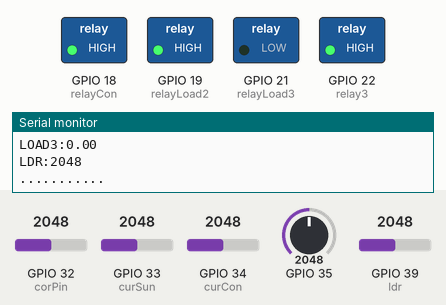
The sketch below on a simulated ESP32. Shown: switched loads named in the sketch (green lamp = pin HIGH), the last lines printed to the serial monitor. Inputs (shaded band) come from the test bench; at power-on: GPIO 39 (ldr) = 2048, GPIO 32 (corPin) = 2048, GPIO 33 (curSun) = 2048, GPIO 34 (curCon) = 2048, GPIO 35 = 2048. WiFi joins after 1.5 s; servers stay silent unless stated; uploads are accepted with an empty reply; the local clock reads 2024-03-15 10:24:30 at power-on unless the sketch sets it.

Above: at 3.2 s.
3.3 s: GPIO 39 (ldr) set to 1965
At 5.4 s:
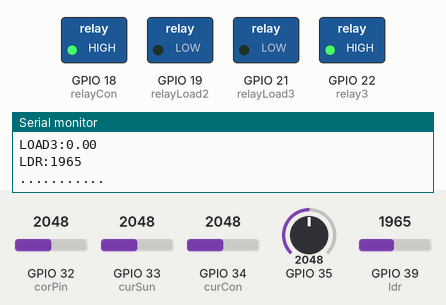
6.5 s: GPIO 39 (ldr) set to 2866
At 8.9 s:
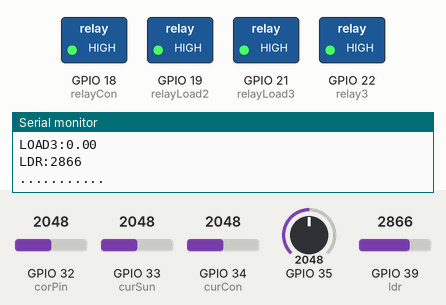
9.2 s: GPIO 39 (ldr) set to 2973
16.7 s: GPIO 39 (ldr) set to 3032
At 20.7 s:
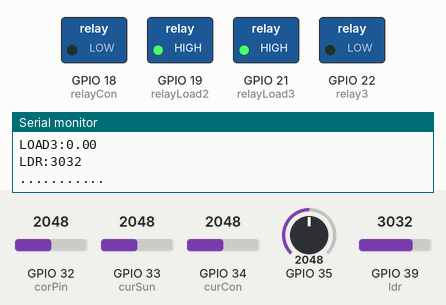
21.2 s: GPIO 39 (ldr) set to 2960
At 23.1 s:
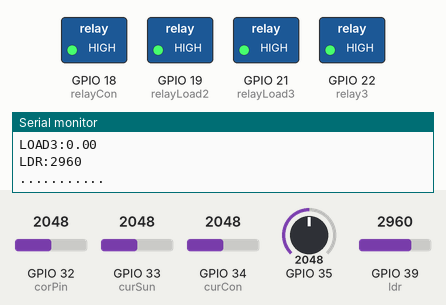
23.8 s: GPIO 39 (ldr) set to 3040
At 25.6 s:
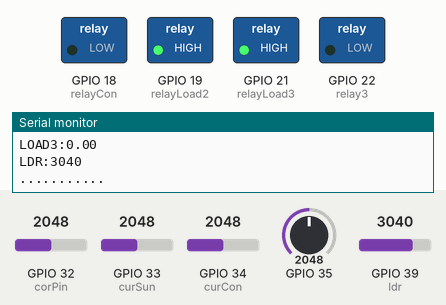
Timing chart, 0 to 27.1 s (numbered marks = the images above; inputs shaded):
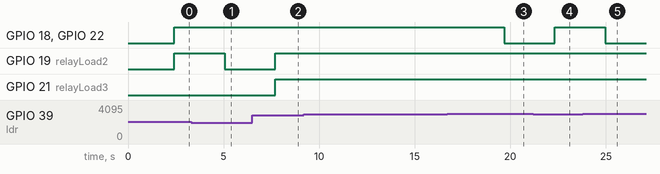

The sketch:

Project.ino
```cpp
#include "WiFi.h"
#include "ThingSpeak.h"
#include <time.h>
#include <HTTPClient.h>

//33 32 35 34 39 36

#define ChannelID 2165216
#define WriteAPIKey "AT6PH77TH5THRR6C"
#define CSE_IP "192.168.227.115"/////////////////////////////////////////////////////
#define CSE_PORT 5089
#define OM2M_ORGIN "admin:admin"
#define OM2M_MN "/~/in-cse/in-name/"
#define OM2M_AE "AE-TEST"
#define INTERVAL 15000L

#define OM2M_DATA_CONT_LOAD1 "Load1/Data"
#define OM2M_DATA_CONT_LOAD2 "Load2/Data"
#define OM2M_DATA_CONT_LOAD3 "Load3/Data"
#define OM2M_DATA_CONT_SOLAR "Solar/Data"
#define OM2M_DATA_CONT_CONVENTIONAL "Conventional/Data"
#define OM2M_DATA_CONT_LDR "LDR/Data"
const char * ntpServer = "pool.ntp.org";
long int prev_millis = 0;
unsigned long epochTime;
HTTPClient http;


unsigned long getTime() {
  struct tm timeinfo;
  time_t now = getLocalTime(&timeinfo);

  if (!getLocalTime(&timeinfo)) {
    // Serial.println("Failed to obtain time");
    return (0);
  }
  time( &now);
  return now;
}

char* ssid="POCO M4 5G";
char* pass="1234567890";

float curRead(int pin, char cont[]);
float maxSun=3000;
float medSun=2500;
float minSun=2000;
float abso(float a);
int curSun=33;
int curCon=34;
int corPin=32;
int curLoad2=35;
int relayCon=18;
int relayLoad2=19;
int relayLoad3=21;
int relay3=22;
int ldr=39;
void ConnectWifi();
WiFiClient client;


void setup() {
  // put your setup code here, to run once:
  Serial.begin(9600);
  ConnectWifi();
  configTime(0, 0, ntpServer);
  pinMode(curSun, INPUT);
  pinMode(curCon, INPUT);
  pinMode(corPin, INPUT);
  pinMode(relayCon, OUTPUT);
  pinMode(relayLoad2, OUTPUT);
  pinMode(relayLoad3, OUTPUT);
  pinMode(relay3, OUTPUT);

  ThingSpeak.begin(client);

}

void loop() {
  // put your main code here, to run repeatedly:
  float rLoad3;
  float rLoad1;
  float rSun=curRead(curSun,"Sun: ");
  float rCon=curRead(curCon, "Conventional: ");
  float rLoad2=curRead(curLoad2, "Load2: ");
  curRead(corPin, "Correction: ");

  int rldr=analogRead(ldr);
  Serial.print("LDR: ");
  Serial.println(rldr);


  if(rldr>maxSun)
  {
      digitalWrite(relayCon,0);
      digitalWrite(relayLoad2,1);
      digitalWrite(relayLoad3,1);
      digitalWrite(relay3,0);
      rLoad1=rLoad2;
      rLoad3=rLoad2;
      rCon=0.0;
  }
  else if(rldr>medSun)
  {
      digitalWrite(relayCon,1);
      digitalWrite(relayLoad2,1);
      digitalWrite(relayLoad3,1);
      digitalWrite(relay3,1);
      rLoad1=rLoad2;
      rLoad3=rLoad2;
  }
  else if(rldr>minSun)
  {
      digitalWrite(relayCon,1);
      digitalWrite(relayLoad2,1);
      digitalWrite(relayLoad3,0);
      digitalWrite(relay3,1);
      rLoad1=rLoad2;
      rLoad3=0.0;
  }
  else
  {
      digitalWrite(relayCon,1);
      digitalWrite(relayLoad2,0);
      digitalWrite(relayLoad3,0);
      digitalWrite(relay3,1);
      rLoad1=rCon;
      rLoad2=0.0;
      rLoad3=0.0;
      rSun=0.0;

  }

  Serial.print("SUN:");
  Serial.println(rSun);
  Serial.print("CONVENTIONAL:");
  Serial.println(rCon);
  Serial.print("LOAD1:");
  Serial.println(rLoad1);
  Serial.print("LOAD2:");
  Serial.println(rLoad2);
  Serial.print("LOAD3:");
  Serial.println(rLoad3);
  Serial.print("LDR:");
  Serial.println(rldr);
  ThingSpeak.setField(1,rSun);
  ThingSpeak.setField(2,rCon);
  ThingSpeak.setField(3,rLoad1);
  ThingSpeak.setField(4,rLoad2);
  ThingSpeak.setField(5,rLoad3);
  ThingSpeak.setField(6,rldr);
  Serial.println("...........");

  ThingSpeak.writeFields(ChannelID,WriteAPIKey);
  ///////////////////////////////////////////////////////////////////////////////////////////////////////////////////////////////////////////////////////


    if (millis() - prev_millis >= INTERVAL) {
    epochTime = getTime();
    String data;
    String server = "http://" + String() + CSE_IP + ":" + String() + CSE_PORT + String() + OM2M_MN;

    http.begin(server + String() + OM2M_AE + "/" + OM2M_DATA_CONT_LOAD1 + "/");

    http.addHeader("X-M2M-Origin", OM2M_ORGIN);
    http.addHeader("Content-Type", "application/json;ty=4");
    http.addHeader("Content-Length", "100");

    // data = "[" + String(epochTime) + ", " + String(occupancy) + ", " + String(distance) +   + "]";
    data = "[" + String(epochTime) + ", " + String(rLoad1) + "]";
    // data = "["+ String(sensordata) +   + "]";

    Serial.println(data);
    String req_data = String() + "{\"m2m:cin\": {"

      +
      "\"con\": \"" + data + "\","

      +
      "\"lbl\": \"" + "V1.0.0" + "\","

      //+ "\"rn\": \"" + "cin_"+String(i++) + "\","

      +
      "\"cnf\": \"text\""

      +
      "}}";

    Serial.println(req_data);
    int code = http.POST(req_data);
    http.end();


     http.begin(server + String() + OM2M_AE + "/" + OM2M_DATA_CONT_LOAD2 + "/");

    http.addHeader("X-M2M-Origin", OM2M_ORGIN);
    http.addHeader("Content-Type", "application/json;ty=4");
    http.addHeader("Content-Length", "100");

    // data = "[" + String(epochTime) + ", " + String(occupancy) + ", " + String(distance) +   + "]";
    data = "[" + String(epochTime) + ", " + String(rLoad2) + "]";
    // data = "["+ String(sensordata) +   + "]";

    Serial.println(data);
    req_data = String() + "{\"m2m:cin\": {"

      +
      "\"con\": \"" + data + "\","

      +
      "\"lbl\": \"" + "V1.0.0" + "\","

      //+ "\"rn\": \"" + "cin_"+String(i++) + "\","

      +
      "\"cnf\": \"text\""

      +
      "}}";

    Serial.println(req_data);
     code = http.POST(req_data);
    http.end();


    http.begin(server + String() + OM2M_AE + "/" + OM2M_DATA_CONT_LOAD3 + "/");

    http.addHeader("X-M2M-Origin", OM2M_ORGIN);
    http.addHeader("Content-Type", "application/json;ty=4");
    http.addHeader("Content-Length", "100");

    // data = "[" + String(epochTime) + ", " + String(occupancy) + ", " + String(distance) +   + "]";
    data = "[" + String(epochTime) + ", " + String(rLoad3) + "]";
    // data = "["+ String(sensordata) +   + "]";

    Serial.println(data);
   req_data = String() + "{\"m2m:cin\": {"

      +
      "\"con\": \"" + data + "\","

      +
      "\"lbl\": \"" + "V1.0.0" + "\","

      //+ "\"rn\": \"" + "cin_"+String(i++) + "\","

      +
      "\"cnf\": \"text\""

      +
      "}}";

    Serial.println(req_data);
    code = http.POST(req_data);
    http.end();

    http.begin(server + String() + OM2M_AE + "/" + OM2M_DATA_CONT_SOLAR + "/");

    http.addHeader("X-M2M-Origin", OM2M_ORGIN);
    http.addHeader("Content-Type", "application/json;ty=4");
    http.addHeader("Content-Length", "100");

    // data = "[" + String(epochTime) + ", " + String(occupancy) + ", " + String(distance) +   + "]";
    data = "[" + String(epochTime) + ", " + String(rSun) + "]";
    // data = "["+ String(sensordata) +   + "]";

    Serial.println(data);
   req_data = String() + "{\"m2m:cin\": {"

      +
      "\"con\": \"" + data + "\","

      +
      "\"lbl\": \"" + "V1.0.0" + "\","

      //+ "\"rn\": \"" + "cin_"+String(i++) + "\","

      +
      "\"cnf\": \"text\""

      +
      "}}";

    Serial.println(req_data);
    code = http.POST(req_data);
    http.end();

    http.begin(server + String() + OM2M_AE + "/" + OM2M_DATA_CONT_CONVENTIONAL + "/");

    http.addHeader("X-M2M-Origin", OM2M_ORGIN);
    http.addHeader("Content-Type", "application/json;ty=4");
    http.addHeader("Content-Length", "100");

    // data = "[" + String(epochTime) + ", " + String(occupancy) + ", " + String(distance) +   + "]";
    data = "[" + String(epochTime) + ", " + String(rCon) + "]";
    // data = "["+ String(sensordata) +   + "]";

    Serial.println(data);
   req_data = String() + "{\"m2m:cin\": {"

      +
      "\"con\": \"" + data + "\","

      +
      "\"lbl\": \"" + "V1.0.0" + "\","

      //+ "\"rn\": \"" + "cin_"+String(i++) + "\","

      +
      "\"cnf\": \"text\""

      +
      "}}";

    Serial.println(req_data);
    code = http.POST(req_data);
    http.end();

    http.begin(server + String() + OM2M_AE + "/" + OM2M_DATA_CONT_LDR + "/");

    http.addHeader("X-M2M-Origin", OM2M_ORGIN);
    http.addHeader("Content-Type", "application/json;ty=4");
    http.addHeader("Content-Length", "100");

    // data = "[" + String(epochTime) + ", " + String(occupancy) + ", " + String(distance) +   + "]";
    data = "[" + String(epochTime) + ", " + String(rldr) + "]";
    // data = "["+ String(sensordata) +   + "]";

    Serial.println(data);
   req_data = String() + "{\"m2m:cin\": {"

      +
      "\"con\": \"" + data + "\","

      +
      "\"lbl\": \"" + "V1.0.0" + "\","

      //+ "\"rn\": \"" + "cin_"+String(i++) + "\","

      +
      "\"cnf\": \"text\""

      +
      "}}";

    Serial.println(req_data);
    code = http.POST(req_data);
    http.end();

    prev_millis = millis();
  }
  delay(1900);
}


float curRead(int pin, char cont[]) {
  int t=10;
  float sum=0;
  float v;
  float cur;
  float noise=0.05;
  if(pin==curSun)
    noise=0.15;
  while(t--)
  {
    int adc=analogRead(pin);
    int corAdc=analogRead(corPin);
    float corV=corAdc*3.3/4095.0;

     v=adc*3.3/4095.0;
    v=abso(v);
    corV=abso(corV);
    cur=v-corV;//2470.345;
    cur/=0.185;
    if(-1*noise<cur && cur<noise)
      cur=0;
    sum+=abso(cur);
    delay(10);
  }
  sum/=10;
  if(sum<noise)
    sum=0;
  return sum;
}


float abso(float a){
  if(a<0)
    return -1*a;
  return a;
}

void ConnectWifi()
{
  WiFi.begin(ssid, pass);
  while (WiFi.status() != WL_CONNECTED) {
    delay(1000);
    Serial.println("Connecting to WiFi...");
  }
  Serial.println("Connected to WiFi!");
}
```

Measured:
- the behaviour switches between 2001 and 2000 on GPIO 39 (ldr) (found by bisection; images 0 and 1)
- the behaviour switches between 3000 and 3001 on GPIO 39 (ldr) (found by bisection; images 2 and 3)
- after the input at 3.3 s, GPIO 19 (relayLoad2): HIGH → LOW after 1.8 s
- after the input at 6.5 s, GPIO 19 (relayLoad2), GPIO 21 (relayLoad3): LOW → HIGH after 1.2 s
- after the input at 16.7 s, GPIO 18 (relayCon), GPIO 22 (relay3): HIGH → LOW after 3.0 s
- after the input at 21.2 s, GPIO 18 (relayCon), GPIO 22 (relay3): LOW → HIGH after 1.1 s
- after the input at 23.8 s, GPIO 18 (relayCon), GPIO 22 (relay3): HIGH → LOW after 1.2 s
